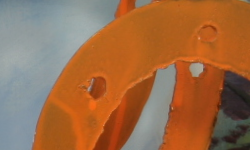
#> input picture data/inpainting/9_col.png, 250 x 150 px
$ jupyter execute --allow-errors superpixel.ipynb   (shell and % lines are left out)   (older library calls are emulated)
#> lines starting #> are read from the running program, lines starting #| are printed output that depends on the picture; after the words box and inside, x2 and y2 are one past the last pixel; in counts of white or black regions, pixels touching at a corner belong together
### utils/common_utils.py
import torch
import torch.nn as nn
import torchvision
import sys

from torch.autograd import Variable
import numpy as np
from PIL import Image
import PIL

import cv2

import matplotlib.pyplot as plt

def crop_image(img, d=32):
    '''Make dimensions divisible by `d`'''

    new_size = (img.size[0] - img.size[0] % d,
                img.size[1] - img.size[1] % d)

    bbox = [
            (img.size[0] - new_size[0])/2,
            (img.size[1] - new_size[1])/2,
            (img.size[0] + new_size[0])/2,
            (img.size[1] + new_size[1])/2,
    ]

    img_cropped = img.crop(bbox)
    return img_cropped

# [62 lines left out: functions get_params, get_image_grid, plot_image_grid, load, not called in this run]

def get_image(path, imsize=-1):
    """Load an image and resize to a cpecific size.

    Args:
        path: path to image
        imsize: tuple or scalar with dimensions; -1 for `no resize`
    """
    #img = load(path)
    '''Extra added for opencv image read and conversion to PIL format'''
    img1=cv2.imread(path)
    #print(img1.shape)
    cv2_im = cv2.cvtColor(img1,cv2.COLOR_BGR2RGB)
    img = Image.fromarray(cv2_im) #cv2_img
    ''''''

    if isinstance(imsize, int):
        imsize = (imsize, imsize)

    if imsize[0]!= -1 and img.size != imsize:
        if imsize[0] > img.size:
            img = img.resize(imsize, Image.BICUBIC)
        else:
            img = img.resize(imsize, Image.ANTIALIAS)

    img_np = pil_to_np(img)
    #img_np=np.asarray(img)
    return img, img_np


# [41 lines left out: functions fill_noise, get_noise, not called in this run]

def pil_to_np(img_PIL):
    '''Converts image in PIL format to np.array.

    From W x H x C [0...255] to C x W x H [0..1]
    '''
    ar = np.array(img_PIL) ## np.array, np.asarray

    if len(ar.shape) == 3:
        ar = ar.transpose(2,0,1)
    else:
        ar = ar[None, ...]

    return ar.astype(np.float32)/255.

# [13 lines left out: function np_to_pil, not called in this run]

def np_to_tensor(img_np):
    '''Converts image in numpy.array to torch.Tensor.

    From C x W x H [0..1] to  C x W x H [0..1]
    '''
    return torch.from_numpy(img_np)

def np_to_var(img_np, dtype = torch.cuda.FloatTensor):
    '''Converts image in numpy.array to torch.Variable.

    From C x W x H [0..1] to  1 x C x W x H [0..1]
    '''
    return Variable(np_to_tensor(img_np)[None, :])

# [43 lines left out: functions var_to_np, optimize, not called in this run]

### superpixel.ipynb
[cell 1]
from skimage.segmentation import slic
from skimage.segmentation import mark_boundaries
from skimage.util import img_as_float
import matplotlib.pyplot as plt
import numpy as np
import argparse
import cv2
from __future__ import print_function
import matplotlib.pyplot as plt


import os
# os.environ['CUDA_VISIBLE_DEVICES'] = '1'

import numpy as np
from models.resnet import ResNet
from models.unet import UNet
from models.skip import skip
import torch
import torch.optim

from torch.autograd import Variable
from utils.inpainting_utils import *

torch.backends.cudnn.enabled = True
torch.backends.cudnn.benchmark =True
dtype = torch.cuda.FloatTensor

PLOT = True
imsize=-1
dim_div_by = 64
dtype = torch.cuda.FloatTensor

[cell 2]
image = cv2.imread('data/inpainting/9_col.png')
#> image is the input picture: shape (150, 250, 3); mean B, G, R 71.8, 108, 157.7
image2= cv2.imread('data/inpainting/6.png')
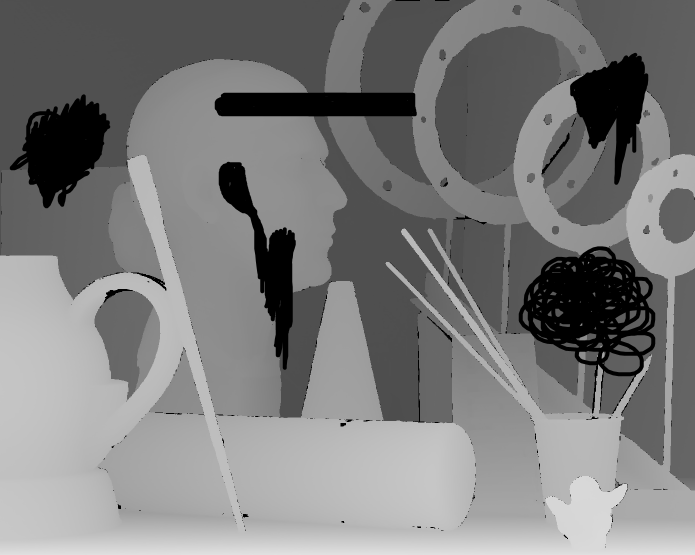
#> input picture data/inpainting/6.png, 1390 x 1110 px (shown at 1/2 size)
#> image2 is the input picture: shape (1110, 1390, 3); min 0, max 225, mean 123.9
print(image.shape)
#| (150, 250, 3)
height, width, depth = image.shape
#> height = 150; width = 250; depth = 3
dpi = 80

figsize=height/float(dpi) ,width/float(dpi)
#> figsize = (1.88, 3.12)
cv2_im = cv2.cvtColor(image,cv2.COLOR_BGR2RGB)
image = Image.fromarray(cv2_im)
image=np.array(image)
segments = slic((image), n_segments = 100, sigma = 5)
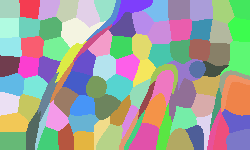
#> segments: shape (150, 250) int64; 96 distinct labels, from 1 to 96; one colour per label, 0 black
#show the output of SLIC
fig = plt.figure(figsize=figsize)
ax = fig.add_subplot(1, 1, 1)
ax.imshow(mark_boundaries(img_as_float(image), segments))
#ax.imshow(mark_boundaries(img_as_float(image2), segments))
plt.axis("off")
plt.show()
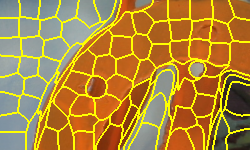
#> shown: shape (150, 250, 3) float64; mean R, G, B 0.688, 0.53, 0.233

[cell 3]
n_seg=np.size(np.unique(segments))
#> n_seg = 96
print(np.shape(segments),n_seg)
#| (150, 250) 96
segments.item((123,24))
#> Out = 83

[cell 4]
# load the image, convert it to grayscale, and blur it
image1 = cv2.imread('data/inpainting/9_col.png')
gray = cv2.cvtColor(image1, cv2.COLOR_BGR2GRAY)
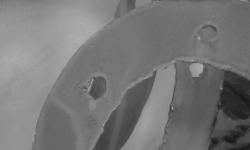
#> gray: shape (150, 250); min 22, max 173, mean 118.7
blurred = cv2.GaussianBlur(gray, (11, 11), 0)
cv2.imshow('image2',blurred)

[cell 5]
def bel_seg(a,b):                           ##returns segment it belongs to
    x=segments.item((a,b))
    return x

r=segments.item((123,24))                  #arbitrary input
#> r = 83
m=np.argwhere(segments==r)                 #list of indices of the same segment
#> m = 479 pairs, first value 112 to 131, second value 0 to 28
#print(m)
seg=np.zeros(n_seg)                        #list to store count of neighbor segment no
#> seg = 96 values from 0 to 0
#print(m[0,0],m[0,1],seg[bel_seg(112,17)])
seg[bel_seg(m[0,0],m[0,1])-1]+=1
#> in bel_seg, `x=segments.item((a,b))`: x = 83
prevx=firstx=m[0,0]
#> prevx = 112; firstx = 112
#> (the rest of this cell did not finish here and is left out)

[cell 6]
cnt=0
#> cnt = 0
for a in range(np.shape(segments)[0]):
    for b in range(np.shape(segments)[1]):
        if(segments.item(a,b)==10):
            cnt=cnt+1
#> after the loop, cnt = 430
#print(cnt)

# Import image

[cell 7]
img_path  = 'data/inpainting/6.png'
mask_path = 'data/inpainting/6_mask_dil.png'
col_path  = 'data/inpainting/6_col.png'

img_pil, img_np = get_image(img_path, imsize)

img_mask_pil, img_mask_np = get_image(mask_path, imsize)
#> call 2 of get_image, with path = 'data/inpainting/6_mask_dil.png', imsize = -1
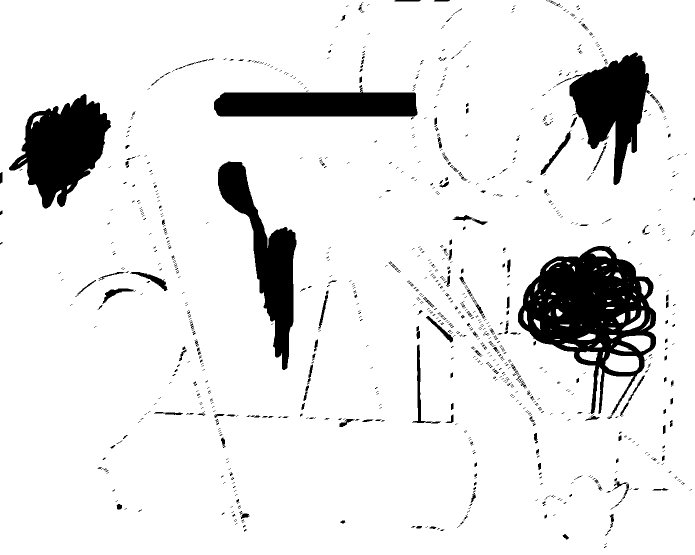
#> input picture data/inpainting/6_mask_dil.png, 1390 x 1110 px (shown at 1/2 size)
#> in get_image, img1 is the input picture: shape (1110, 1390, 3); 90.1% white; 959 black regions (733 under 20 px), largest, box (x1, y1, x2, y2) and area: (1036, 492, 1312, 832) 44349, (18, 188, 222, 417) 25530, (1113, 105, 1302, 370) 21880

img_col_pil, img_col_np=get_image(col_path,imsize)
#> call 3 of get_image, with path = 'data/inpainting/6_col.png', imsize = -1
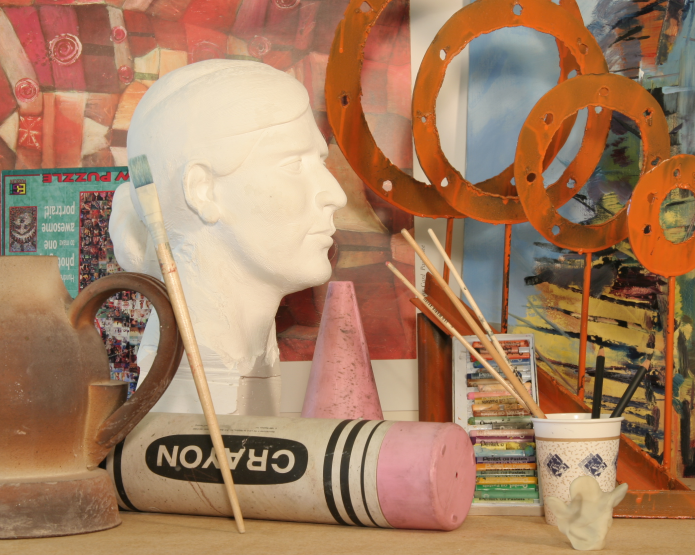
#> input picture data/inpainting/6_col.png, 1390 x 1110 px (shown at 1/2 size)
#> in get_image, img1 is the input picture: shape (1110, 1390, 3); mean B, G, R 97, 126.3, 165

#img_pil=np.asarray(img_pil)
img_mask_pil = crop_image(img_mask_pil, dim_div_by)
#> in crop_image, `img_cropped = img.crop(bbox)`:
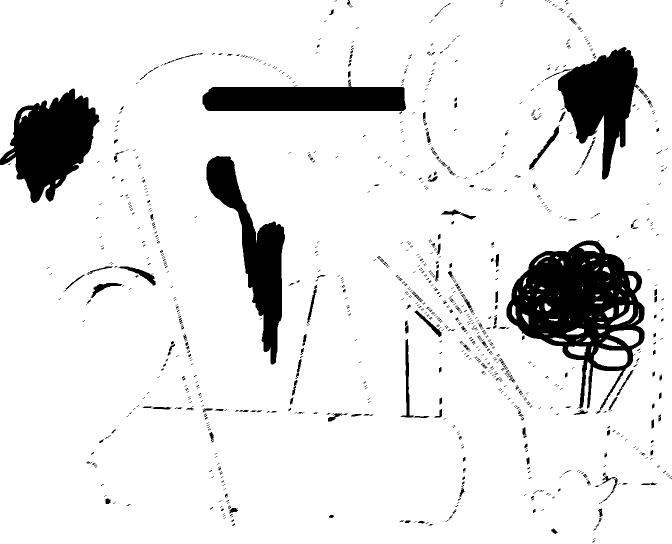
#> img_cropped: PIL image 1344x1088 RGB (shown at 1/2 size); 89.6% white; 944 black regions (724 under 20 px), largest, box (x1, y1, x2, y2) and area: (1013, 481, 1289, 821) 44349, (0, 177, 199, 406) 25493, (1090, 94, 1279, 359) 21880
img_pil      = crop_image(img_pil,      dim_div_by)
#> call 2 of crop_image, with d = 64
#> in crop_image (call 2), `img_cropped = img.crop(bbox)`:
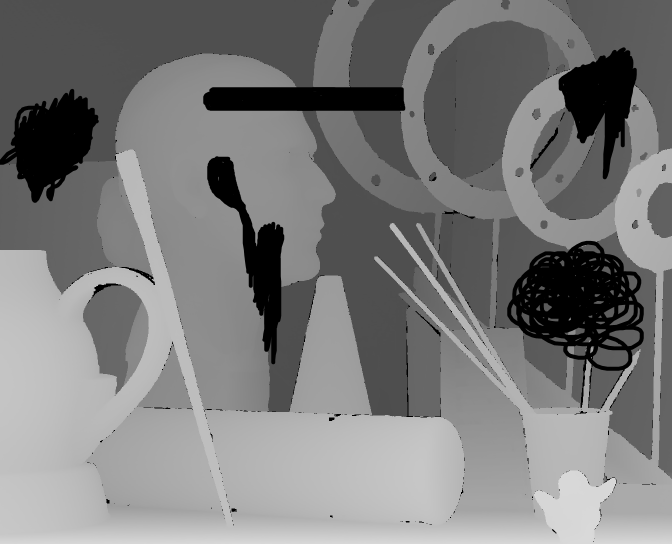
#> img_cropped: PIL image 1344x1088 RGB (shown at 1/2 size); min 0, max 217, mean 123

img_col_pil  = crop_image(img_col_pil, dim_div_by)
#> call 3 of crop_image, with d = 64
#> in crop_image (call 3), `img_cropped = img.crop(bbox)`:
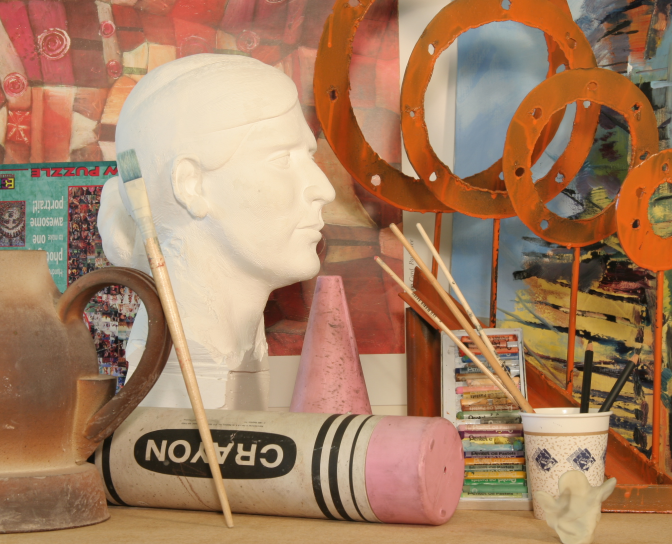
#> img_cropped: PIL image 1344x1088 RGB (shown at 1/2 size); mean R, G, B 165.7, 126.9, 97.8
